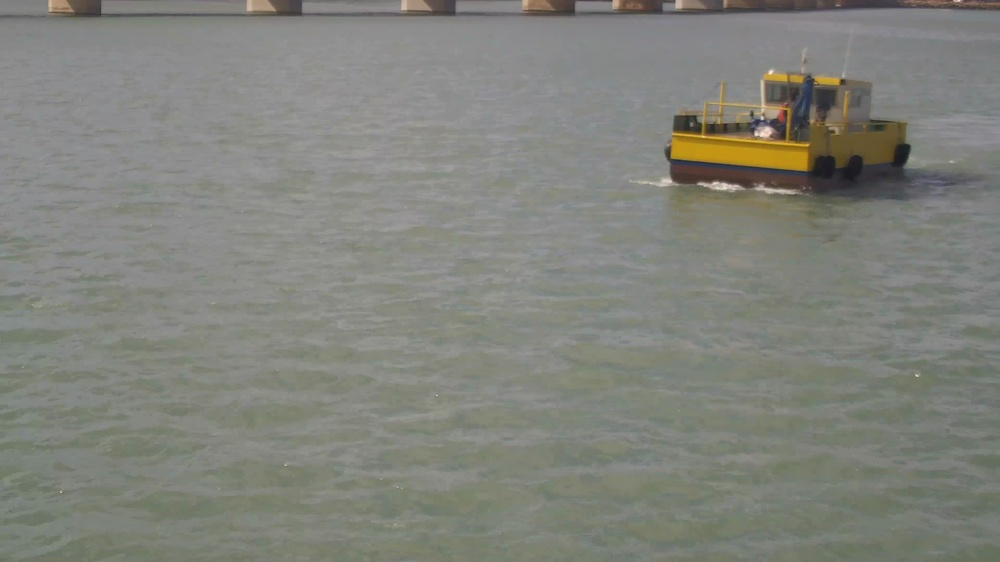
#> input picture utils/dataset/subset_VIS/00_FerryBoat/03-05-2023_19-15-45_Cam1_673.jpg, 1000 x 562 px, shrunk from 3840 x 2160 before the run; its folder holds only this picture in this run
$ jupyter execute new.ipynb
#> lines starting #> are read from the running program, lines starting #| are printed output that depends on the picture
[cell 1]
import os
import random
import matplotlib.pyplot as plt
import matplotlib.image as mpimg

# Path to the "subset" folder
subset_folder = 'utils/dataset/subset_VIS'
labels = ['Ferry Boat', 'Speed Boat', 'Kayak', 'Sail Boat', 'Small Motor Boat', 'Yatch']
# List of subfolder names inside "subset"
subfolders = os.listdir(subset_folder)

# Create a Matplotlib figure to display the images
plt.figure(figsize=(12, 8))

# Loop through each subfolder
for i, subfolder in enumerate(subfolders):

    x = subfolder.split("_")
    # Get a list of image files in the subfolder
    image_files = [f for f in os.listdir(os.path.join(subset_folder, subfolder)) if f.endswith('.jpg')]
    # Select a random image file from the subfolder
    random_image = random.choice(image_files)

    # Load and display the random image
    img = mpimg.imread(os.path.join(subset_folder, subfolder, random_image))
#> img is the input picture: shape (562, 1000, 3); mean R, G, B 129.3, 130.8, 123.4
    plt.subplot(2, 3, i + 1)  # Create a subplot for each image
    plt.imshow(img)
    plt.title(x[1])
    plt.axis("off")
plt.tight_layout()
plt.show()
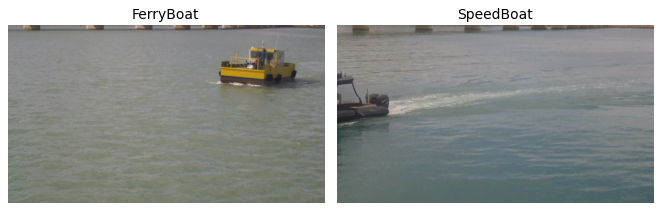
#> figure drawn by matplotlib, 2 panels

[cell 2]
fig, (ax1, ax2) = plt.subplots(1, 2, figsize=(20, 12))
import cv2
cmir = plt.imread("mean2.png")
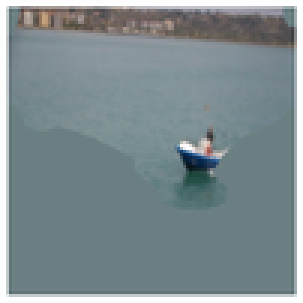
#> input picture utils/images/mean2.png, 101 x 101 px, shrunk from 389 x 389 before the run, found by its file name (shown 3 times larger)
#> cmir is the input picture: shape (101, 101, 4) float32; mean R, G, B, A 0.497, 0.554, 0.566, 1
cmvis = plt.imread("mean1.png")
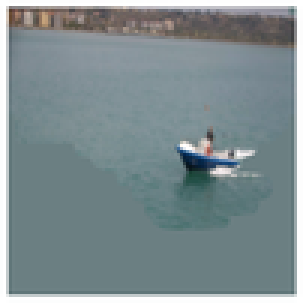
#> input picture utils/mean1.png, 101 x 101 px, shrunk from 389 x 389 before the run, found by its file name (shown 3 times larger)
#> cmvis is the input picture: shape (101, 101, 4) float32; mean R, G, B, A 0.498, 0.555, 0.568, 1
ax2.imshow(cmir)
ax1.imshow(cmvis)
ax1.axis("off")
ax1.set_title("45% pixel perturbation", fontsize= 20)
ax2.axis("off")
ax2.set_title("75% pixel perturbation", fontsize= 20)
ax2.grid("off")
ax2.grid("off")

plt.suptitle('Example of Random perturbation', fontsize=23, fontweight='bold', backgroundcolor='lightgray')
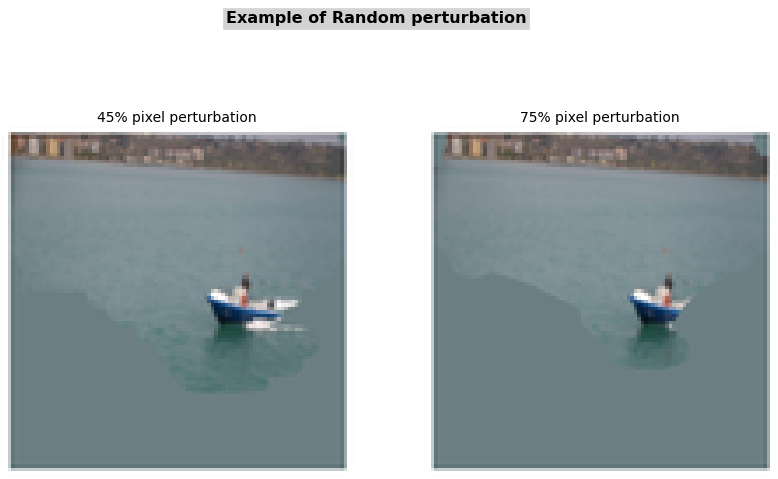
#> figure drawn by matplotlib, 2 panels
